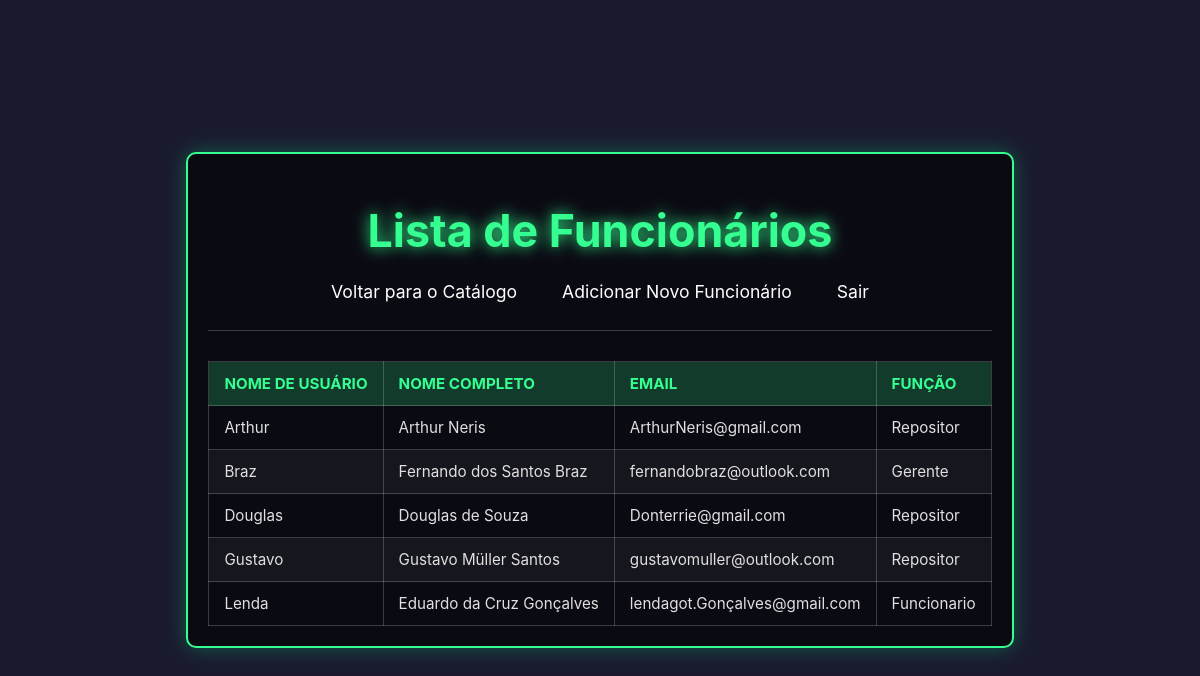
The page /funcionarios.php (signed in) on the database its author committed.
### tables this page shows
CREATE TABLE `funcionarios` (
  `idfunc` int(11) NOT NULL,
  `username` varchar(50) NOT NULL,
  `senha` varchar(255) NOT NULL,
  `nome_completo` varchar(50) NOT NULL,
  `email` varchar(100) NOT NULL,
  `funcao` varchar(20) NOT NULL
);

### funcionarios.php (the view, shortened to what this page needs)
<?php
require_once 'database.php';
$funcionarios = [];
$sql = "SELECT username, nome_completo, email, funcao FROM funcionarios ORDER BY username ASC";
$result = mysqli_query($conexao, $sql);
if ($result) {
    if (mysqli_num_rows($result) > 0) {
        while ($row = mysqli_fetch_assoc($result)) {
            $funcionarios[] = $row;
        }
    }
} else {
    echo "Erro ao buscar funcionários: " . mysqli_error($conexao);
}
?>
<!DOCTYPE html>
<html lang="pt-br">
<head>
    <link rel="stylesheet" href="css/estilo.css">
</head>
<body>
    <div class="container">
        <header>
            <h1>Lista de Funcionários</h1>
            <div class="links">
                <a href="index.php">Voltar para o Catálogo</a>
                <a href="adicionar_func.php">Adicionar Novo Funcionário</a>
                <a href="logout.php">Sair</a>
            </div>
        </header>
        <?php if (!empty($funcionarios)): ?>
            <table class="func-table">
                <thead>
                    <tr>
                        <th>Nome de Usuário</th>
                        <th>Nome Completo</th>
                        <th>Email</th>
                        <th>Função</th>
                    </tr>
                </thead>
                <tbody>
                    <?php foreach ($funcionarios as $funcionario): ?>
                        <tr>
                            <td><?php echo htmlspecialchars($funcionario['username']); ?></td>
                            <td><?php echo htmlspecialchars($funcionario['nome_completo']); ?></td>
                            <td><?php echo htmlspecialchars($funcionario['email']); ?></td>
                            <td><?php echo htmlspecialchars(ucfirst($funcionario['funcao'])); ?></td>
                        </tr>
                    <?php endforeach; ?>
                </tbody>
            </table>
        <?php else: ?>
            <p class="no-employees">Nenhum funcionário cadastrado no momento.</p>
        <?php endif; ?>
    </div>
</body>
</html>

### css/estilo.css (style rules this page uses)
body { margin: 0; display: flex; justify-content: center; align-items: center; min-height: 100vh; background: #111; width: 100%; overflow-x: hidden; font-family: 'Inter', sans-serif; color: #fff; }

### funcionarios.php (style rules this page uses)
body { background: #1a1a2e; color: #e0e0e0; font-family: 'Inter', sans-serif; }
.container { max-width: 1200px; margin: 40px auto; padding: 20px; background-color: rgba(0, 0, 0, 0.6); border-radius: 10px; box-shadow: 0 0 20px rgba(0, 255, 144, 0.3); backdrop-filter: blur(5px); border: 2px solid #35ff90; }
header { text-align: center; margin-bottom: 30px; padding-bottom: 20px; border-bottom: 1px solid rgba(255, 255, 255, 0.2); }
header h1 { color: #35ff90; font-size: 2.8em; text-shadow: 0 0 15px #35ff90; margin-bottom: 10px; }
.links { margin-top: 15px; display: flex; justify-content: center; flex-wrap: wrap; gap: 15px; }
.links a { color: #fff; text-decoration: none; font-size: 1.1em; padding: 8px 15px; border-radius: 20px; transition: background-color 0.3s ease, color 0.3s ease; }
.func-table { width: 100%; border-collapse: collapse; margin-top: 30px; }
.func-table th, .func-table td { border: 1px solid rgba(255, 255, 255, 0.2); padding: 12px 15px; text-align: left; font-size: 0.95em; }
.func-table th { background-color: rgba(53, 255, 144, 0.2); color: #35ff90; font-weight: bold; text-transform: uppercase; }
.func-table tr:nth-child(even) { background-color: rgba(255, 255, 255, 0.05); }

### rows shown on the page
funcionarios: username "Arthur", nome_completo "Arthur Neris", email "ArthurNeris@gmail.com", funcao "Repositor"
funcionarios: username "Braz", nome_completo "Fernando dos Santos Braz", email "fernandobraz@outlook.com", funcao "Gerente"
funcionarios: username "Douglas", nome_completo "Douglas de Souza", email "Donterrie@gmail.com", funcao "Repositor"
funcionarios: username "Gustavo", nome_completo "Gustavo Müller Santos", email "gustavomuller@outlook.com", funcao "Repositor"
funcionarios: username "Lenda", nome_completo "Eduardo da Cruz Gonçalves", email "lendagot.Gonçalves@gmail.com", funcao "Funcionario"
